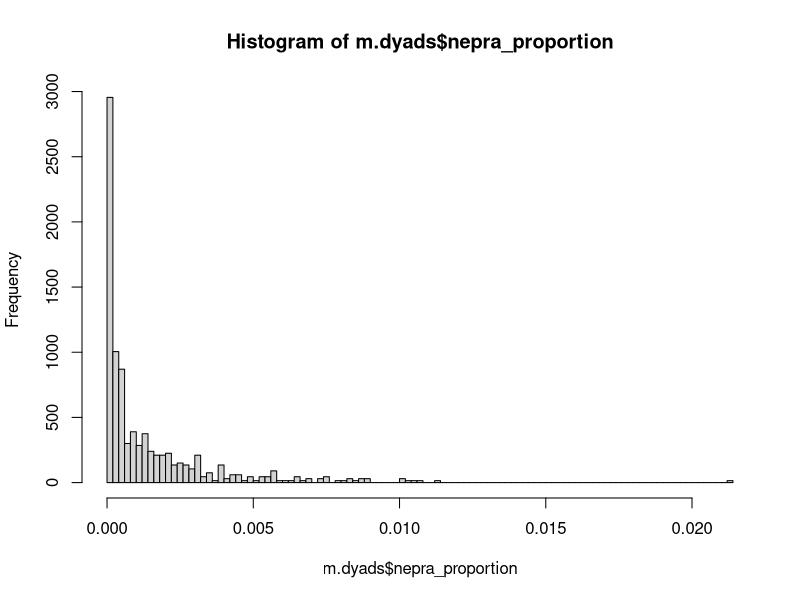

This chart was generated by the following R code:
################################################################################
# Mantel correlation tests
################################################################################

  # This code describes the process to combine the extracted and adapted data
  # from Kalan et al. 2020 and Fontsere et al. 2022 into a dyadic format

  rm(list=ls())
  library(dplyr)


## LOAD BEHAVIOURAL AND ECOLOGICAL DATA

  # Adapted data file from Kalan et al. 2020 for behavioural and ecological data, 
  # subset of 35 populations with genetic data, and adapted behaviours to 15 foraging behaviours (see table 1),
  # included variable "behavioral class" according to classification (see Materials and Methods)

  d.behaviours <- read.delim("Data/d.behaviours.txt")
  str(d.behaviours)
  
## CONVERT TO DYADIC DATA
  
  # Create dyads
  m.dyads <- data.frame(t(combn(unique(d.behaviours$site), 2))) # 595 dyads
  colnames(m.dyads) <- c("site.x", "site.y")
  
  # Create variable dyad ID
  m.dyads$dyad_ID <- paste0(pmin(m.dyads$site.x, m.dyads$site.y), "_",
                            pmax(m.dyads$site.x, m.dyads$site.y))
  
  # repeat each row for each behaviour
  m.dyads <- m.dyads[rep(1:nrow(m.dyads),each=15),]
  m.dyads$behavior <- rep(unique(d.behaviours$behavior), times = 595)
  
  # add behavioral class
  m.dyads <- merge(m.dyads, 
                   distinct(d.behaviours, behavior, .keep_all = T)[,c("behavior", "behavioral_class")],
                   by = "behavior")

  # add population-level information
  m.dyads <- merge(m.dyads, distinct(d.behaviours, site, .keep_all = T)[,-c(6:8)],
                   by.x = "site.x", by.y = "site", all.x = T)
  m.dyads <- merge(m.dyads, distinct(d.behaviours, site, .keep_all = T)[,-c(6:8)],
                   by.x = "site.y", by.y = "site", all.x = T)
  
  # add presence of behaviours
  m.dyads <- merge(m.dyads, d.behaviours[,c("site", "behavior", "presence")],
                   by.x = c("site.x", "behavior"), by.y = c("site", "behavior"), all.x = T)
  m.dyads <- merge(m.dyads, d.behaviours[,c("site", "behavior", "presence")],
                   by.x = c("site.y", "behavior"), by.y = c("site", "behavior"), all.x = T)

  # create dyadic-level variables
  # same habitat
  m.dyads$same_habitat <- ifelse(m.dyads$habitat.x == m.dyads$habitat.y, 1, 0)
  
  # mean distance to refuagia
  m.dyads$mean_refugia_distance <- rowMeans(m.dyads[, c("refugia_distance.x", "refugia_distance.y")])
  
  # mean annual precipitation
  m.dyads$mean_annual_precipitation <- rowMeans(m.dyads[, c("annual_precipitation.x", "annual_precipitation.y")])
  
  # minimum observation time
  m.dyads$min_observation_time <- pmin(m.dyads$observation_time.x, m.dyads$observation_time.y)
  
  # shared behaviour
  m.dyads$shared <- ifelse(m.dyads$presence.x == 1 & m.dyads$presence.y == 1, 1,
                           ifelse(is.na(m.dyads$presence.x) | is.na(m.dyads$presence.y), NA, 0))
  
  
## LOAD GENETIC AND GEOGRAPHIC DATA
  
  # genetic data on IBD compiled from Fontsere et al. 2022 Fig. 3, Fig. S93 and Table S9 (column IBD source)
  # genetic data on NePRA extracted and processed from the GitHub repository from
  # Fontsere et al. 2022: https://github.com/kuhlwilm/rareCAGA
  # Geographic coordinates and subspecies extracted from Fontsere et al. 2022 Table S1
  # and subset to the populations in our study
  
  d.genetic <- read.delim("Data/d.genetic_data.txt")
  d.genetic$dyad_ID <- paste0(pmin(d.genetic$site1, d.genetic$site2), "_",
                              pmax(d.genetic$site1, d.genetic$site2))
  d.geographic <- read.delim("Data/d.geographic_data.txt")
  
  # merge with dyadic data
  m.dyads <- merge(m.dyads, d.genetic,
                   by = "dyad_ID", all.x = T)
  m.dyads <- merge(m.dyads, d.geographic,
                   by.x = "site.x", by.y = "site", all.x = T)
  m.dyads <- merge(m.dyads, d.geographic,
                   by.x = "site.y", by.y = "site", all.x = T)
  
  
  
  # Geographic distance in km
  m.dyads$distance <- NA
  
  for (i in (1:nrow(m.dyads))) {
    d <- as.numeric(geosphere::distm(c(m.dyads$lon.x[i], m.dyads$lat.x[i]), c(m.dyads$lon.y[i], m.dyads$lat.y[i])))
    m.dyads$distance[i] <- d
  }
  remove(i, d)
  
  # same subspecies
  m.dyads$same_subspecies <- ifelse(m.dyads$subspecies.x == m.dyads$subspecies.y, 1, 0)

  # nepra_binary
  hist(m.dyads$nepra_proportion, breaks = 100) # threshold at 0.00006
  m.dyads$nepra_binary <- ifelse(m.dyads$nepra_proportion > 0.0006, 1, 0)

  
## ORGANISE DATA AND SAVE
  
  m.dyads <- m.dyads[,c("site.x", "site.y", "dyad_ID", "behavior", "behavioral_class",
                        "shared", "nepra_binary", "nepra_proportion", "ibd_binary",
                        "same_subspecies", "distance", "same_habitat", "mean_refugia_distance",
                        "mean_annual_precipitation", "min_observation_time")]
  colnames(m.dyads)[1:2] <- c("site1", "site2")

  write.table(m.dyads, "Data/m.dyads.txt", sep = "\t")      
  
  
  
